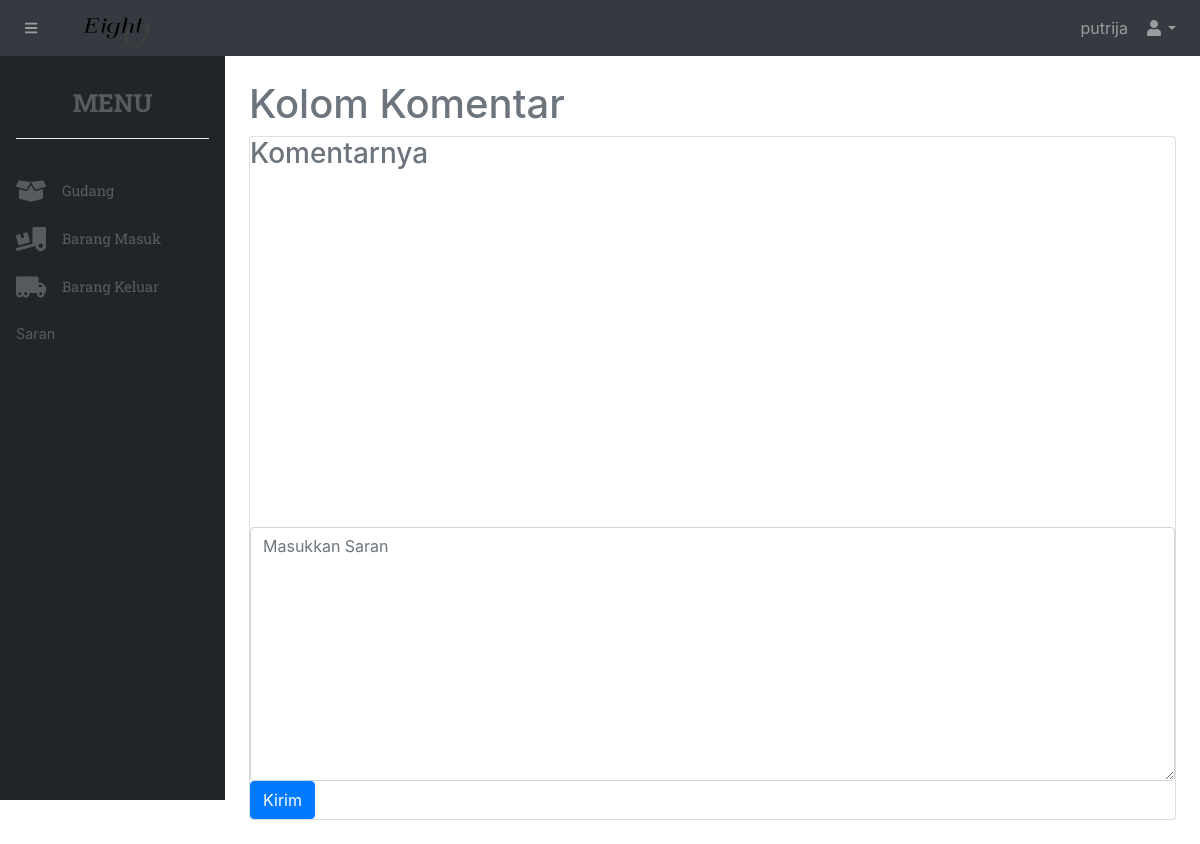
The app's page /stockbarang/komentar.php (signed in), older data.
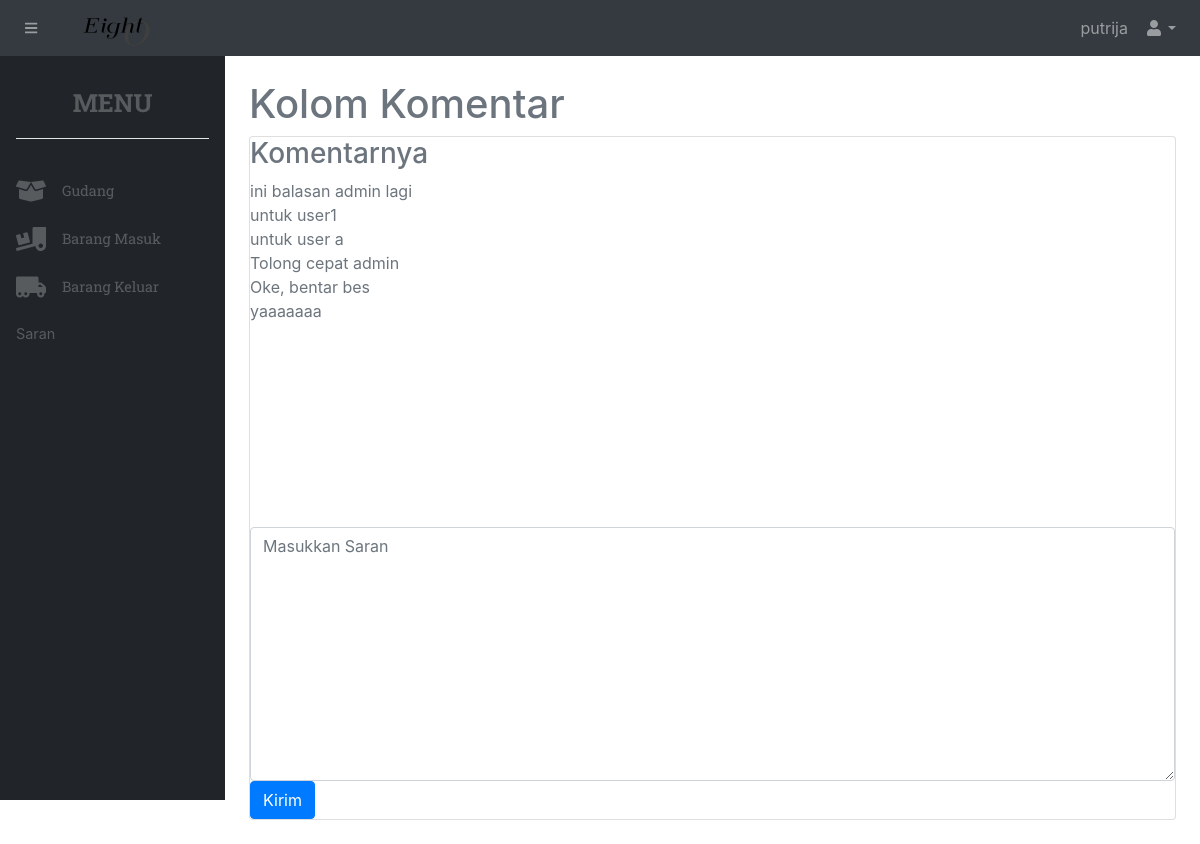
The same page, newer data.
### tables this page shows
CREATE TABLE `saran` (
  `idsaran` int(11) NOT NULL,
  `iduser` int(11) NOT NULL,
  `isi` text NOT NULL,
  `waktu` varchar(255) NOT NULL,
  `tujuan` varchar(255) NOT NULL DEFAULT 'umum',
  `level` varchar(255) NOT NULL
);

### stockbarang/komentar.php (the view, shortened to what this page needs)
<?php include "include/header.php"; ?>
<?php
    $iduser = $_SESSION['iduser'];
    $result = mysqli_query($koneksi, "SELECT * FROM saran WHERE iduser = '$iduser' OR (level = 'admin' AND tujuan = '$iduser')");
    $rows = [];
    while($row = mysqli_fetch_assoc($result)) {
        $rows[] = $row;
    }
    $komennya = $rows;
?>
<h1 class="mt-4">Kolom Komentar</h1>
<div class="card mb-4">
<h3>Komentarnya</h3>
<div style="width: 50%;height:300px;">
<?php foreach($komennya as $kmn): ?>
    <div>
        <?= $kmn['isi']; ?>
    </div>
<?php endforeach; ?>
</div>
<div class="table-responsive mt-5">
            <form action="" method="post">
                <textarea placeholder="Masukkan Saran" name="isi" id="isi" class="form-control" rows="10"></textarea>
                <button name="kirim" class="btn btn-primary" type="submit">Kirim</button>
            </form>
        </div>
</div>

Row changes from the older to the newer data that the page shows:
added saran: isi "ini balasan admin lagi"
added saran: isi "untuk user1"
added saran: isi "untuk user a"
added saran: isi "Tolong cepat admin"
added saran: isi "Oke, bentar bes"
added saran: isi "yaaaaaaa"
